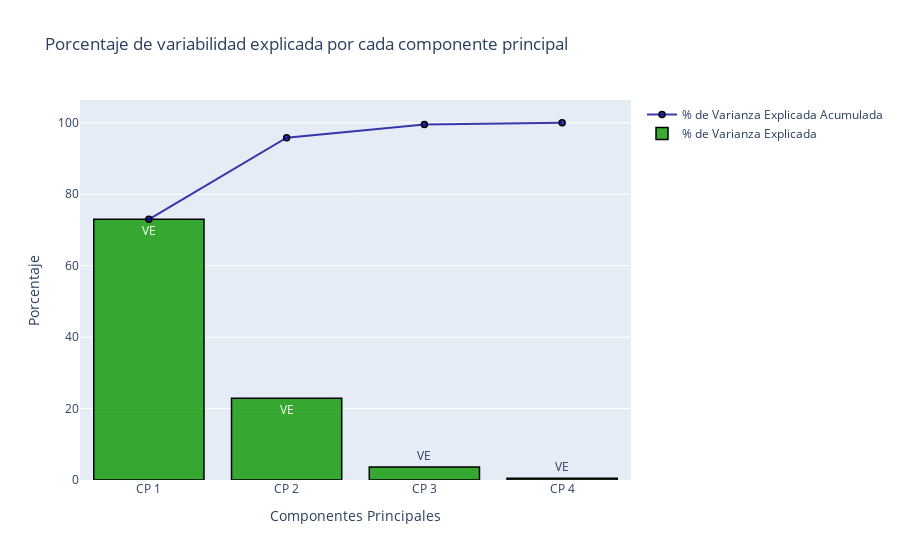

Notebook code for this chart:
### Code cell
t1 = go.Scatter(
            x = ["CP %s" %i for i in range(1,5)],
            y = cum_var_exp,
            name = "% de Varianza Explicada Acumulada",
            marker = dict(color = 'rgba(10, 10, 150, 0.8)', line = dict(color = 'rgb(0,0,0)', width = 1.5)),
            text = "CP",
            showlegend=True
)
t2 = go.Bar(
            x = ["CP %s" %i for i in range(1,5)],
            y = var_exp,
            name = "% de Varianza Explicada",
            marker = dict(color = 'rgba(10, 150, 0, 0.8)', line = dict(color = 'rgb(0,0,0)', width = 1.5)),
            text = "VE",
            showlegend=True
)
b = [t1, t2]

layout_bar = go.Layout(barmode = "group")

layout = dict(barmode = "group", title='Porcentaje de variabilidad explicada por cada componente principal',
              xaxis= dict(title= 'Componentes Principales', ticklen= 5, zeroline= False),
              yaxis= dict(title= 'Porcentaje ', ticklen= 5, zeroline= False)   
             )

fig_bar = go.Figure(data = b, layout = layout)

iplot(fig_bar)

### Figure 1 — Plotly figure (JSON) as saved in the notebook; plotly's stock layout.template omitted (floating-point values rounded to 4 significant figures)
{"data": [{"marker": {"color": "rgba(10, 10, 150, 0.8)", "line": {"color": "rgb(0,0,0)", "width": 1.5}}, "name": "% de Varianza Explicada Acumulada", "showlegend": true, "text": "CP", "type": "scatter", "x": ["CP 1", "CP 2", "CP 3", "CP 4"], "y": [72.96, 95.81, 99.48, 100]}, {"marker": {"color": "rgba(10, 150, 0, 0.8)", "line": {"color": "rgb(0,0,0)", "width": 1.5}}, "name": "% de Varianza Explicada", "showlegend": true, "text": "VE", "type": "bar", "x": ["CP 1", "CP 2", "CP 3", "CP 4"], "y": [72.96, 22.85, 3.669, 0.5179]}], "layout": {"barmode": "group", "title": {"text": "Porcentaje de variabilidad explicada por cada componente principal"}, "xaxis": {"ticklen": 5, "title": {"text": "Componentes Principales"}, "zeroline": false}, "yaxis": {"ticklen": 5, "title": {"text": "Porcentaje "}, "zeroline": false}}}
